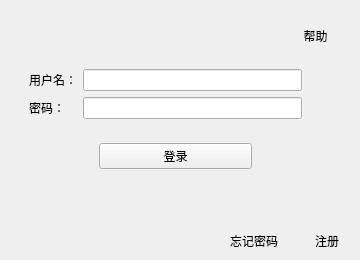
<?xml version="1.0" encoding="UTF-8"?>
<ui version="4.0">
 <class>Sign_In</class>
 <widget class="QMainWindow" name="Sign_In">
  <property name="geometry">
   <rect>
    <x>0</x>
    <y>0</y>
    <width>360</width>
    <height>260</height>
   </rect>
  </property>
  <property name="minimumSize">
   <size>
    <width>360</width>
    <height>260</height>
   </size>
  </property>
  <property name="maximumSize">
   <size>
    <width>360</width>
    <height>260</height>
   </size>
  </property>
  <property name="windowTitle">
   <string>登录</string>
  </property>
  <widget class="QWidget" name="centralwidget">
   <widget class="QWidget" name="widget_3" native="true">
    <property name="geometry">
     <rect>
      <x>20</x>
      <y>60</y>
      <width>291</width>
      <height>201</height>
     </rect>
    </property>
    <layout class="QVBoxLayout" name="verticalLayout_2">
     <item>
      <widget class="QWidget" name="widget_2" native="true">
       <layout class="QGridLayout" name="gridLayout">
        <item row="3" column="1">
         <widget class="QLineEdit" name="pwd_lineEdit">
          <property name="inputMask">
           <string/>
          </property>
          <property name="text">
           <string/>
          </property>
          <property name="echoMode">
           <enum>QLineEdit::Password</enum>
          </property>
         </widget>
        </item>
        <item row="0" column="0">
         <widget class="QLabel" name="label">
          <property name="text">
           <string>用户名：</string>
          </property>
         </widget>
        </item>
        <item row="0" column="1">
         <widget class="QLineEdit" name="usr_lineEdit"/>
        </item>
        <item row="3" column="0">
         <widget class="QLabel" name="label_2">
          <property name="text">
           <string>密码：</string>
          </property>
         </widget>
        </item>
       </layout>
      </widget>
     </item>
     <item>
      <layout class="QVBoxLayout" name="verticalLayout">
       <item>
        <widget class="QWidget" name="widget" native="true">
         <layout class="QHBoxLayout" name="horizontalLayout">
          <item>
           <spacer name="horizontalSpacer">
            <property name="orientation">
             <enum>Qt::Horizontal</enum>
            </property>
            <property name="sizeType">
             <enum>QSizePolicy::Fixed</enum>
            </property>
            <property name="sizeHint" stdset="0">
             <size>
              <width>70</width>
              <height>20</height>
             </size>
            </property>
           </spacer>
          </item>
          <item>
           <widget class="QPushButton" name="signin_btn">
            <property name="text">
             <string>登录</string>
            </property>
           </widget>
          </item>
          <item>
           <spacer name="horizontalSpacer_2">
            <property name="orientation">
             <enum>Qt::Horizontal</enum>
            </property>
            <property name="sizeType">
             <enum>QSizePolicy::Fixed</enum>
            </property>
            <property name="sizeHint" stdset="0">
             <size>
              <width>50</width>
              <height>20</height>
             </size>
            </property>
           </spacer>
          </item>
         </layout>
        </widget>
       </item>
      </layout>
     </item>
     <item>
      <spacer name="verticalSpacer">
       <property name="orientation">
        <enum>Qt::Vertical</enum>
       </property>
       <property name="sizeHint" stdset="0">
        <size>
         <width>20</width>
         <height>40</height>
        </size>
       </property>
      </spacer>
     </item>
    </layout>
   </widget>
   <widget class="QToolButton" name="help_btn">
    <property name="geometry">
     <rect>
      <x>290</x>
      <y>10</y>
      <width>51</width>
      <height>51</height>
     </rect>
    </property>
    <property name="styleSheet">
     <string notr="true">border:none;</string>
    </property>
    <property name="text">
     <string>帮助</string>
    </property>
    <property name="icon">
     <iconset resource="image.qrc">
      <normaloff>:/sign_in/help.png</normaloff>:/sign_in/help.png</iconset>
    </property>
    <property name="iconSize">
     <size>
      <width>32</width>
      <height>32</height>
     </size>
    </property>
    <property name="shortcut">
     <string comment="true"/>
    </property>
    <property name="toolButtonStyle">
     <enum>Qt::ToolButtonTextUnderIcon</enum>
    </property>
    <property name="autoRaise">
     <bool>true</bool>
    </property>
   </widget>
   <widget class="QWidget" name="widget_4" native="true">
    <property name="geometry">
     <rect>
      <x>190</x>
      <y>220</y>
      <width>181</width>
      <height>42</height>
     </rect>
    </property>
    <layout class="QHBoxLayout" name="horizontalLayout_2">
     <item>
      <spacer name="horizontalSpacer_3">
       <property name="orientation">
        <enum>Qt::Horizontal</enum>
       </property>
       <property name="sizeType">
        <enum>QSizePolicy::Fixed</enum>
       </property>
       <property name="sizeHint" stdset="0">
        <size>
         <width>40</width>
         <height>20</height>
        </size>
       </property>
      </spacer>
     </item>
     <item>
      <widget class="QPushButton" name="pushButton">
       <property name="styleSheet">
        <string notr="true">border:none;</string>
       </property>
       <property name="text">
        <string>忘记密码</string>
       </property>
       <property name="flat">
        <bool>true</bool>
       </property>
      </widget>
     </item>
     <item>
      <spacer name="horizontalSpacer_5">
       <property name="orientation">
        <enum>Qt::Horizontal</enum>
       </property>
       <property name="sizeHint" stdset="0">
        <size>
         <width>40</width>
         <height>20</height>
        </size>
       </property>
      </spacer>
     </item>
     <item>
      <widget class="QPushButton" name="signup_btn">
       <property name="styleSheet">
        <string notr="true">border:none;</string>
       </property>
       <property name="text">
        <string>注册</string>
       </property>
       <property name="flat">
        <bool>true</bool>
       </property>
      </widget>
     </item>
     <item>
      <spacer name="horizontalSpacer_4">
       <property name="orientation">
        <enum>Qt::Horizontal</enum>
       </property>
       <property name="sizeHint" stdset="0">
        <size>
         <width>40</width>
         <height>20</height>
        </size>
       </property>
      </spacer>
     </item>
    </layout>
   </widget>
   <widget class="QPushButton" name="show_pwd">
    <property name="geometry">
     <rect>
      <x>270</x>
      <y>100</y>
      <width>20</width>
      <height>20</height>
     </rect>
    </property>
    <property name="cursor">
     <cursorShape>ArrowCursor</cursorShape>
    </property>
    <property name="text">
     <string/>
    </property>
    <property name="autoDefault">
     <bool>false</bool>
    </property>
    <property name="flat">
     <bool>true</bool>
    </property>
   </widget>
  </widget>
 </widget>
 <resources>
  <include location="image.qrc"/>
 </resources>
 <connections/>
</ui>
